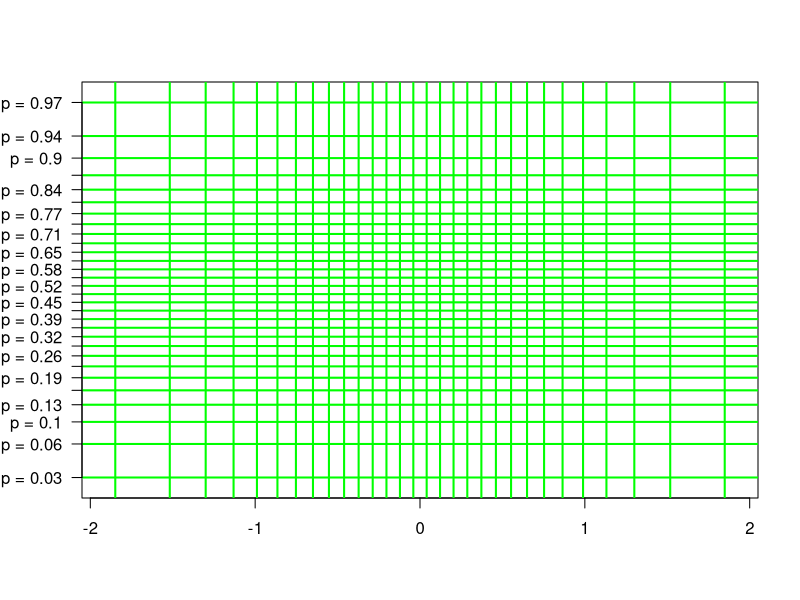

Here is the R script that generated this plot:
n <- 30

a <- seq(0, 1, length.out = n+2)
a <- a[-c(1, length(a))]

plot(NA,
     NA,
     xlim = c(min(qnorm(a)) - 0.05, max(qnorm(a)) + 0.05),
     ylim = c(min(qnorm(a)) - 0.05, max(qnorm(a)) + 0.05),
     xlab = "",
     ylab = "",
     yaxt = "n")

abline(h = qnorm(a),
       v = qnorm(a),
       col = 'green',
       lwd = 2)

axis(side = 2, 
     at = qnorm(a), 
     labels = paste0("p = ", round(a, 2)), 
     las = 1)
